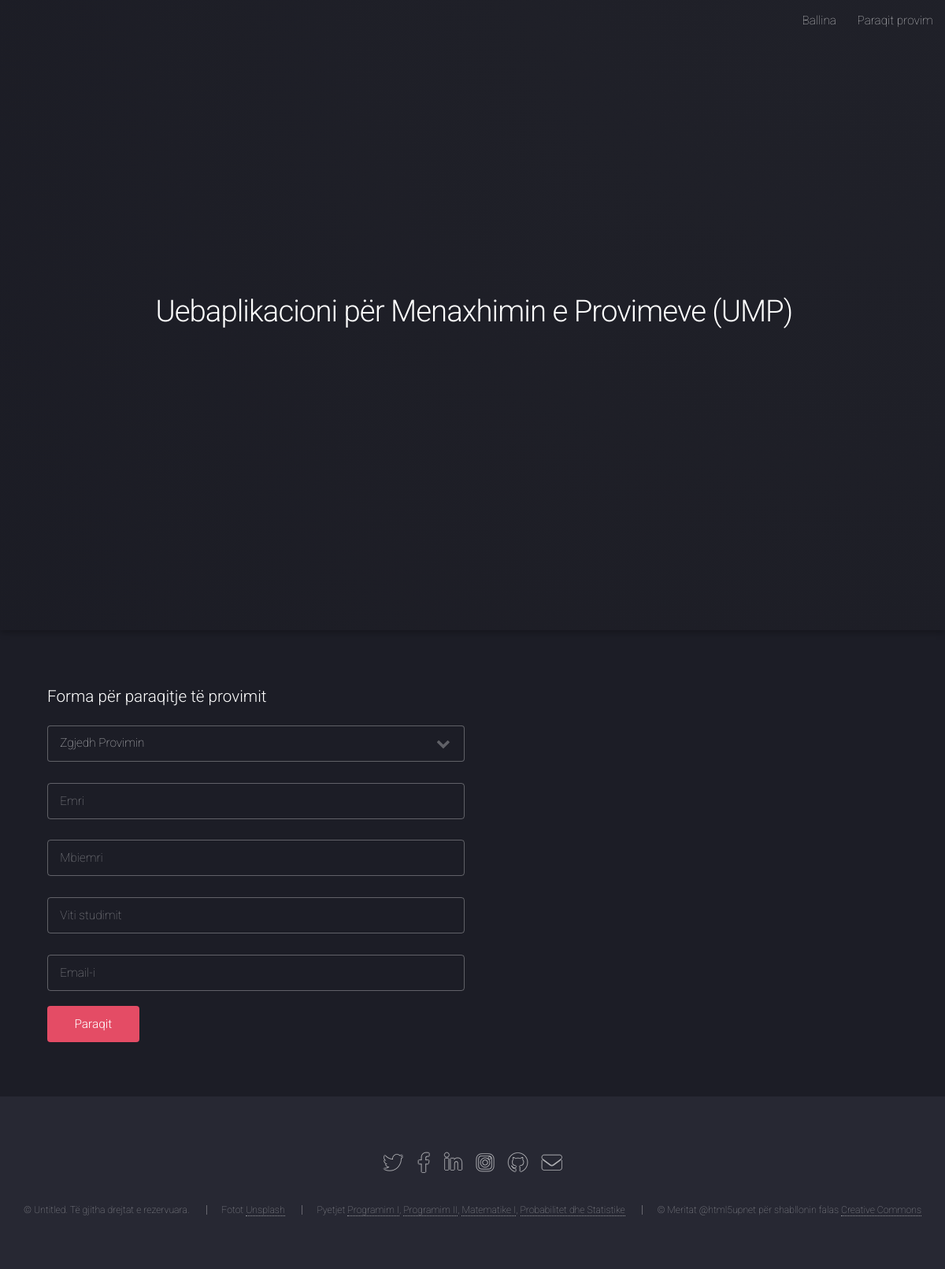
Screenshot of /ModuliPerdoruesit/paraqitjet_provimeve.php with the database file from the repository.
### tables this page shows
CREATE TABLE `ump_informacionet` (
  `ID_Info` int(11) NOT NULL,
  `Shenimi` varchar(100) NOT NULL,
  `Shpjegimi` varchar(10000) NOT NULL,
  `Pjesa_Faqes` varchar(50) NOT NULL
);

### ModuliPerdoruesit/paraqitjet_provimeve.php (the view, shortened to what this page needs)
<?php
	include("konfiguro.php");
?>
<!DOCTYPE HTML>
<html>
	<head>
		<link rel="stylesheet" href="assets/css/main.css" />
	</head>
	<body class="is-preload landing">
		<div id="page-wrapper">
			<header id="header">
					<?php include_once("meny.php"); ?>
			</header>
			<?php include_once("fillimi_faqes.php"); ?>
	<div id="main" class="wrapper style1">
			<div class="container">
			<section>
				<h3>Forma për paraqitje të provimit</h3>
								<form method="post" action="paraqit_provim.php" >
									<div class="row gtr-uniform gtr-50">
									<div class="col-6 col-52-xsmall">
									<select  name="ID_Prov">
												<option selected="selected">Zgjedh Provimin</option>
									</select>
											<br>
												<input type="text" name="Emri_Paraqitesi" id="Provimi_Paraqitesi" value="" placeholder="Emri" />
											<br>
												<input type="text" name="Mbiemri_Paraqitesi" id="Mbiemri_Paraqitesi" value="" placeholder="Mbiemri" />
											<br>
											<input type="text" name="Viti_Studimit_Paraqitesi" id="Viti_Studimit_Paraqitesi" value="" placeholder="Viti studimit" />
											<br>
												<input type="email" name="Email_Paraqitesi" id="Email_Paraqitesi" value="" placeholder="Email-i" />
									</div>
										<div class="col-12">
												<ul class="actions">
													<li><input type="submit" name="paraqit_provim" value="Paraqit" class="primary" /></li>
												</ul>
										</div>
									</div>
								</form>
					</div>
			</div>
	</div>
				<?php include_once("fundi_faqes.php"); ?>
	</body>
</html>

### ModuliPerdoruesit/meny.php (shortened to what this page needs)
<?php
	$rezultati = mysqli_query($lidhu, "SELECT * FROM ump_informacionet WHERE Pjesa_Faqes='Meny_Perdoruesi'");
	while ($rreshti = mysqli_fetch_assoc($rezultati)) {
	  extract($rreshti);
		 echo $Shpjegimi;
		}
?>

### ModuliPerdoruesit/fillimi_faqes.php (shortened to what this page needs)
<?php
					$rezultati = mysqli_query($lidhu, "SELECT * FROM ump_informacionet WHERE Pjesa_Faqes='Fillimi'");
					while ($rreshti = mysqli_fetch_assoc($rezultati)) {
					  extract($rreshti);
			?>
			<section id="banner">
				<div class="content">
					<header>
						<h2><?php echo $Shenimi ?></h2>
					</header>
				</div>
			</section>
	<?php } ?>

### ModuliPerdoruesit/fundi_faqes.php (shortened to what this page needs)
<footer id="footer">
		<ul class="icons">
					<?php
								$rezultati = mysqli_query($lidhu, "SELECT * FROM ump_informacionet WHERE Pjesa_Faqes='Fundi_RrjetetSociale'");
								while ($rreshti = mysqli_fetch_assoc($rezultati)) {
								  extract($rreshti);
					?>
					<?php echo $Shpjegimi; ?>
					<?php } ?>
		</ul>
		<ul class="copyright">
						<?php
						$rezultati = mysqli_query($lidhu, "SELECT * FROM ump_informacionet WHERE Pjesa_Faqes='Fundi_EdrejtaAutoriale'");
						while ($rreshti = mysqli_fetch_assoc($rezultati)) {
						  extract($rreshti);
						?>
			<?php echo $Shpjegimi; ?>
					<?php } ?>
		</ul>
</footer>

### rows the page displays
ump_informacionet: Shpjegimi "Ballina Paraqit provim"
ump_informacionet: Shenimi "Uebaplikacioni për Menaxhimin e Provimeve (UMP)"
ump_informacionet: Shpjegimi "© Untitled. Të gjitha drejtat e rezervuara. Fotot Unsplash Pyetjet Programim I , Programim II , Matematike I , Probabilitet dhe Statistike © Meritat @html5upnet për shabllonin falas Creative Commons"
